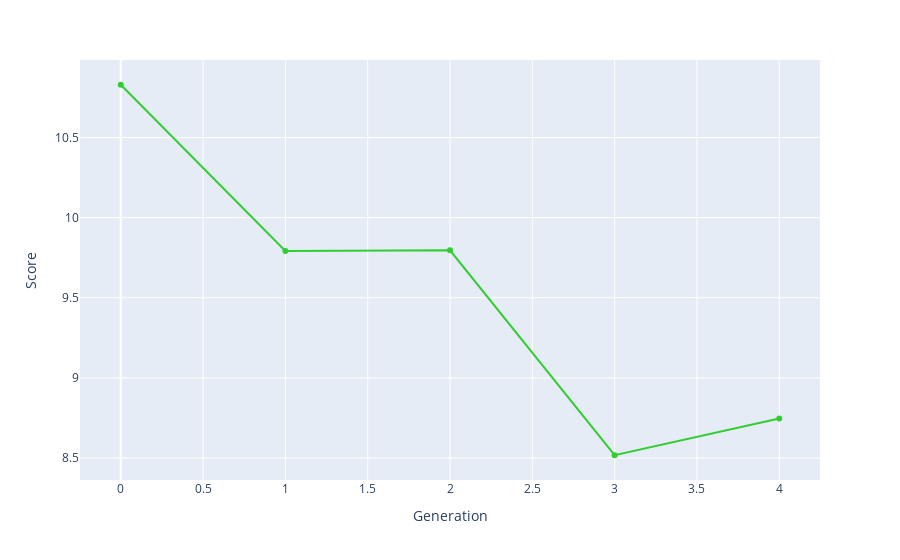

Source (notebook cell):
### Code cell
bestRankDF = pd.DataFrame(bestRank, columns=['Score', 'Schedule'])
bestRank
bestRankDF['Generation'] = bestRankDF.index.values
fig = px.line(bestRankDF, x='Generation', y='Score', hover_data=['Schedule'], markers=True)
fig.update_traces(line_color='LimeGreen')
fig.show()
fileName = f'p{popSize}g{generations}n{nSwaps}p.html'
fig.write_html(f'charts/{fileName}', include_plotlyjs="cdn")

### Figure 1 — Plotly figure (JSON) as saved in the notebook; plotly's stock layout.template omitted (floating-point values rounded to 4 significant figures; data arrays with more than 128 entries replaced by an {"elided": "..."} marker saying what was removed)
{"data": [{"customdata": {"elided": "5x1x48 int values"}, "hovertemplate": "Generation=%{x}<br>Score=%{y}<br>Schedule=%{customdata[0]}<extra></extra>", "legendgroup": "", "line": {"color": "LimeGreen", "dash": "solid"}, "marker": {"symbol": "circle"}, "mode": "markers+lines", "name": "", "orientation": "v", "showlegend": false, "type": "scatter", "x": [0, 1, 2, 3, 4], "xaxis": "x", "y": [10.83, 9.792, 9.797, 8.517, 8.747], "yaxis": "y"}], "layout": {"legend": {"tracegroupgap": 0}, "margin": {"t": 60}, "xaxis": {"anchor": "y", "domain": [0, 1], "title": {"text": "Generation"}}, "yaxis": {"anchor": "x", "domain": [0, 1], "title": {"text": "Score"}}}}
